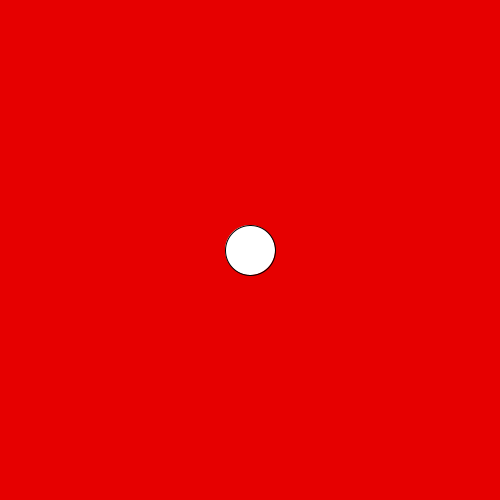
Frame 1 (no input)
Frame 60 (the mouse pressed at the canvas centre just before this capture): identical to frame 1, image omitted
Frame 120 (the mouse held since frame 60 and released just before this capture): identical to frame 1, image omitted

The Processing sketch that drew this single still picture (run headless with seeded random() and noise(); from frame 60 on, the mouse is pressed at the canvas centre):

// Processing sketch: code_05_32
// ── code_05_32.pde
int x = 250;
int y = 250;

void setup(){
size(500, 500);
}

void draw(){
background(230, 0, 0);  
if(keyPressed && (key == CODED)){
  if(keyCode == LEFT){
    x -=3;
  }else if(keyCode == RIGHT){
    x +=3;
  }
  if(keyCode == UP){
    y -=3;
  }else if(keyCode == DOWN){
    y +=3;
  }
}
ellipse(x, y, 50, 50);
}
